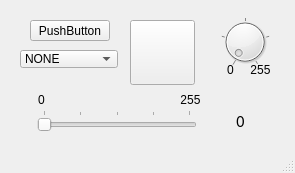
<?xml version="1.0" encoding="UTF-8"?>
<ui version="4.0">
 <class>MainWindow</class>
 <widget class="QMainWindow" name="MainWindow">
  <property name="enabled">
   <bool>true</bool>
  </property>
  <property name="geometry">
   <rect>
    <x>0</x>
    <y>0</y>
    <width>295</width>
    <height>173</height>
   </rect>
  </property>
  <property name="maximumSize">
   <size>
    <width>300</width>
    <height>320</height>
   </size>
  </property>
  <property name="windowTitle">
   <string>Lampe contrôleur</string>
  </property>
  <property name="documentMode">
   <bool>false</bool>
  </property>
  <property name="tabShape">
   <enum>QTabWidget::Rounded</enum>
  </property>
  <widget class="QWidget" name="centralwidget">
   <widget class="QLabel" name="lbIntensiteValue">
    <property name="enabled">
     <bool>true</bool>
    </property>
    <property name="geometry">
     <rect>
      <x>217</x>
      <y>110</y>
      <width>47</width>
      <height>22</height>
     </rect>
    </property>
    <property name="font">
     <font>
      <family>Calibri</family>
      <pointsize>12</pointsize>
      <weight>50</weight>
      <bold>false</bold>
     </font>
    </property>
    <property name="text">
     <string>0</string>
    </property>
    <property name="alignment">
     <set>Qt::AlignCenter</set>
    </property>
   </widget>
   <widget class="QDial" name="dialIntensite">
    <property name="geometry">
     <rect>
      <x>220</x>
      <y>10</y>
      <width>50</width>
      <height>64</height>
     </rect>
    </property>
    <property name="maximum">
     <number>255</number>
    </property>
    <property name="wrapping">
     <bool>false</bool>
    </property>
    <property name="notchTarget">
     <double>64.000000000000000</double>
    </property>
    <property name="notchesVisible">
     <bool>true</bool>
    </property>
   </widget>
   <widget class="QSlider" name="horizontalSliderIntensite">
    <property name="geometry">
     <rect>
      <x>37</x>
      <y>110</y>
      <width>160</width>
      <height>22</height>
     </rect>
    </property>
    <property name="maximum">
     <number>255</number>
    </property>
    <property name="orientation">
     <enum>Qt::Horizontal</enum>
    </property>
    <property name="invertedAppearance">
     <bool>false</bool>
    </property>
    <property name="tickPosition">
     <enum>QSlider::TicksAbove</enum>
    </property>
    <property name="tickInterval">
     <number>64</number>
    </property>
   </widget>
   <widget class="QPushButton" name="pushBottonOnOff">
    <property name="geometry">
     <rect>
      <x>130</x>
      <y>20</y>
      <width>65</width>
      <height>65</height>
     </rect>
    </property>
    <property name="text">
     <string/>
    </property>
   </widget>
   <widget class="QLabel" name="lb_0_slider">
    <property name="enabled">
     <bool>true</bool>
    </property>
    <property name="geometry">
     <rect>
      <x>31</x>
      <y>90</y>
      <width>21</width>
      <height>20</height>
     </rect>
    </property>
    <property name="text">
     <string>0</string>
    </property>
    <property name="alignment">
     <set>Qt::AlignCenter</set>
    </property>
   </widget>
   <widget class="QLabel" name="lb_255_slider">
    <property name="enabled">
     <bool>true</bool>
    </property>
    <property name="geometry">
     <rect>
      <x>180</x>
      <y>90</y>
      <width>21</width>
      <height>20</height>
     </rect>
    </property>
    <property name="text">
     <string>255</string>
    </property>
    <property name="alignment">
     <set>Qt::AlignCenter</set>
    </property>
   </widget>
   <widget class="QLabel" name="lb_255_dial">
    <property name="enabled">
     <bool>true</bool>
    </property>
    <property name="geometry">
     <rect>
      <x>250</x>
      <y>60</y>
      <width>21</width>
      <height>20</height>
     </rect>
    </property>
    <property name="text">
     <string>255</string>
    </property>
    <property name="alignment">
     <set>Qt::AlignCenter</set>
    </property>
   </widget>
   <widget class="QLabel" name="lb_0_dial">
    <property name="enabled">
     <bool>true</bool>
    </property>
    <property name="geometry">
     <rect>
      <x>220</x>
      <y>60</y>
      <width>21</width>
      <height>20</height>
     </rect>
    </property>
    <property name="text">
     <string>0</string>
    </property>
    <property name="alignment">
     <set>Qt::AlignCenter</set>
    </property>
   </widget>
   <widget class="QComboBox" name="comboBoxSleep">
    <property name="geometry">
     <rect>
      <x>20</x>
      <y>50</y>
      <width>98</width>
      <height>18</height>
     </rect>
    </property>
    <property name="styleSheet">
     <string notr="true"/>
    </property>
    <property name="sizeAdjustPolicy">
     <enum>QComboBox::AdjustToContentsOnFirstShow</enum>
    </property>
    <property name="duplicatesEnabled">
     <bool>false</bool>
    </property>
    <property name="frame">
     <bool>true</bool>
    </property>
    <item>
     <property name="text">
      <string>NONE</string>
     </property>
    </item>
    <item>
     <property name="text">
      <string>OFF</string>
     </property>
    </item>
    <item>
     <property name="text">
      <string>ON</string>
     </property>
    </item>
    <item>
     <property name="text">
      <string>BREATHING</string>
     </property>
    </item>
    <item>
     <property name="text">
      <string>VEILLEUSE</string>
     </property>
    </item>
   </widget>
   <widget class="QPushButton" name="pushButton">
    <property name="geometry">
     <rect>
      <x>30</x>
      <y>20</y>
      <width>80</width>
      <height>21</height>
     </rect>
    </property>
    <property name="text">
     <string>PushButton</string>
    </property>
   </widget>
  </widget>
  <widget class="QStatusBar" name="statusBar"/>
 </widget>
 <resources/>
 <connections/>
</ui>
